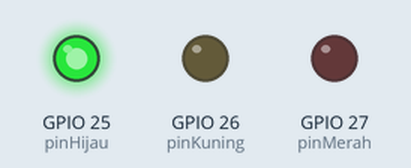
Simulated run of this sketch. Board: ESP32. Shown: output pins drawn as LEDs (lit = HIGH).

Above: at 1.5 s.
At 6.8 s:
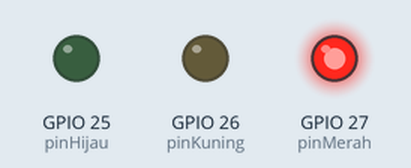
At 10.2 s:
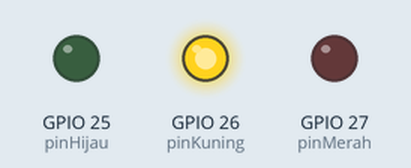
Timing chart, 0 to 13.8 s (numbered marks = the images above):
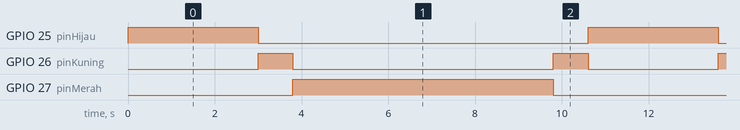

Measured:
- by itself, GPIO 25 (pinHijau): alternates HIGH for 3.0 s and LOW for 7.6 s, 16 changes in all, then stays LOW
- by itself, GPIO 26 (pinKuning): repeats every 10.6 s: LOW 6.0 s, HIGH 0.80 s, LOW 3.0 s, HIGH 0.80 s, until it stays LOW from 78.0 s
- by itself, GPIO 27 (pinMerah): alternates HIGH for 6.0 s and LOW for 4.6 s, 15 changes in all, then stays HIGH

The sketch:

lampu_merah.ino
```cpp
// Pin LED
int pinHijau = 25;
int pinKuning = 26;
int pinMerah = 27;

// Status Lampu
int hijau = 1;
int kuning = 0;
int merah = 0;

// Waktu LED
unsigned long lamaHijau = 3000;
unsigned long lamaKuning = 800;
unsigned long lamaMerah = 6000;

unsigned long timeUp;
unsigned long upLed = 0;

void setup() {
  // put your setup code here, to run once:
  pinMode(pinHijau, OUTPUT);
  pinMode(pinKuning, OUTPUT);
  pinMode(pinMerah, OUTPUT);
}

void loop() {
  // put your main code here, to run repeatedly:
  timeUp = millis();
  if(kuning == 1) {
    if(upLed == 0) {
      upLed = timeUp;
      digitalWrite(pinKuning, HIGH);
      digitalWrite(pinHijau, LOW);
      digitalWrite(pinMerah, LOW);
    } else {
      if(timeUp-upLed == lamaKuning) {
        if(hijau == 1) {
          hijau = 0;
          merah = 1;
        } else {
          hijau = 1;
          merah = 0;
        }
        upLed = 0;
        kuning = 0;
      }
    }

  } else if(hijau == 1){
    if(upLed == 0) {
      upLed = timeUp;
      digitalWrite(pinHijau, HIGH);
      digitalWrite(pinKuning, LOW);
      digitalWrite(pinMerah, LOW);
    } else {
      if(timeUp-upLed == lamaHijau) {
        upLed = 0;
        hijau = 1;
        kuning = 1;
        merah = 0;
      }
    }
  } else {
    if(upLed == 0) {
      upLed = timeUp;
      digitalWrite(pinHijau, LOW);
      digitalWrite(pinKuning, LOW);
      digitalWrite(pinMerah, HIGH);
    } else {
      if(timeUp-upLed == lamaMerah) {
        upLed = 0;
        hijau = 0;
        kuning = 1;
        merah = 1;
      }
    }
  }
}
```
